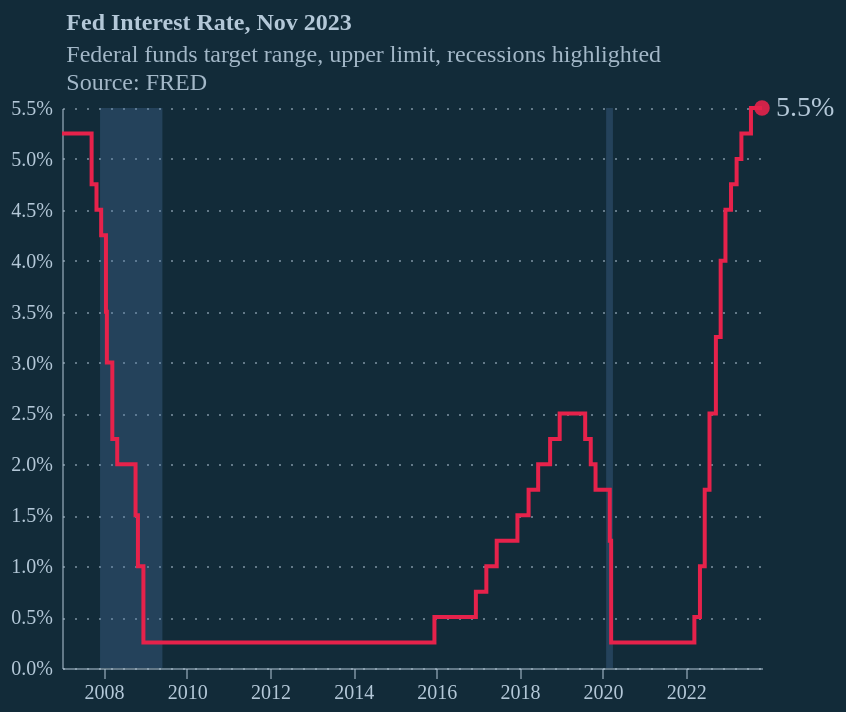

Specify this chart in Vega-Lite:
### Vega-Lite specification from a JSON file in a GitHub repository (floating-point values rounded to 4 significant figures; data arrays with more than 128 entries replaced by an {"elided": "..."} marker saying what was removed)
{"config": {"background": "#122b39", "font": "Circular Std", "axis": {"labelColor": "#b4c8d8", "tickColor": "#b4c8d8", "domainColor": "#b4c8d8", "domainOpacity": 0.5, "title": null}, "axisX": {"grid": false, "labelAngle": 0, "tickCount": 10, "tickOpacity": 0.5}, "axisY": {"gridColor": "#b4c8d8", "gridDash": [1, 5], "gridOpacity": 0.5, "labelPadding": 5, "tickCount": 8, "tickOpacity": 0.5, "ticks": false, "format": "%"}, "line": {"color": "#e6224b"}, "view": {"stroke": null, "continuousWidth": 350, "continuousHeight": 280}, "title": {"anchor": "start", "dx": 24, "fontSize": 12, "subtitleFontSize": 12, "color": "#b4c8d8", "subtitleColor": "#b4c8d8E6", "subtitlePadding": 4, "offset": -1}}, "layer": [{"data": {"name": "data-0946354e1201bf90395e855521b5bb74"}, "mark": {"type": "rect", "opacity": 0.3}, "encoding": {"x": {"field": "Start", "scale": {"clamp": true, "domain": ["2007-01-01T00:00:00", "2023-11-01T00:00:00"]}, "type": "temporal"}, "x2": {"field": "End"}}}, {"data": {"name": "data-463e91f953f366be23fcf31469eff052"}, "mark": {"type": "line", "interpolate": "step-after"}, "encoding": {"x": {"field": "date", "type": "temporal"}, "y": {"field": "value", "type": "quantitative"}}}, {"data": {"name": "data-bdf158d05ed0d3d3f3a4dbea5bbb3834"}, "mark": {"type": "point", "color": "#e6224b", "filled": true, "opacity": 0.9, "size": 60}, "encoding": {"x": {"field": "date", "type": "temporal"}, "y": {"field": "value", "type": "quantitative"}}}, {"data": {"name": "data-bdf158d05ed0d3d3f3a4dbea5bbb3834"}, "mark": {"type": "text", "align": "left", "baseline": "middle", "color": "#b4c8d8", "dx": 7, "dy": 0, "fontSize": 14}, "encoding": {"text": {"field": "value", "format": ".1%", "type": "quantitative"}, "x": {"field": "date", "type": "temporal"}, "y": {"field": "value", "type": "quantitative"}}}], "title": {"text": "Fed Interest Rate, Nov 2023", "subtitle": ["Federal funds target range, upper limit, recessions highlighted", "Source: FRED"], "dx": 28}, "$schema": "https://vega.github.io/schema/vega-lite/v5.8.0.json", "datasets": {"data-0946354e1201bf90395e855521b5bb74": [{"Start": -5823705600000, "End": -5713200000000}, {"Start": -5697475200000, "End": -5555433600000}, {"Start": -5602780800000, "End": -5586969600000}, {"Start": -5476550400000, "End": -5366131200000}, {"Start": -5287334400000, "End": -5208364800000}, {"Start": -5129568000000, "End": -5019062400000}, {"Start": -4971715200000, "End": -4955904000000}, {"Start": -4877107200000, "End": -4671907200000}, {"Start": -4656182400000, "End": -4608835200000}, {"Start": -4561488000000, "End": -4514140800000}, {"Start": -4466793600000, "End": -4419446400000}, {"Start": -4309027200000, "End": -4261680000000}, {"Start": -4214332800000, "End": -4135449600000}, {"Start": -4119724800000, "End": -3977683200000}, {"Start": -3930336000000, "End": -3882988800000}, {"Start": -3857932800000, "End": -3821126400000}, {"Start": -3679084800000, "End": -3629145600000}, {"Start": -3552854400000, "End": -3505507200000}, {"Start": -3447619200000, "End": -3426624000000}, {"Start": -3305664000000, "End": -3221510400000}, {"Start": -3174163200000, "End": -3126816000000}, {"Start": -3037392000000, "End": -2866579200000}, {"Start": -2771884800000, "End": -2671920000000}, {"Start": -2614118400000, "End": -2579817600000}, {"Start": -2508883200000, "End": -2482617600000}, {"Start": -2429827200000, "End": -2385244800000}, {"Start": -2337897600000, "End": -2290550400000}, {"Start": -2227478400000, "End": -2180131200000}, {"Start": -2124921600000, "End": -2064441600000}, {"Start": -1977782400000, "End": -1943481600000}, {"Start": -1893456000000, "End": -1830384000000}, {"Start": -1798761600000, "End": -1738368000000}, {"Start": -1622678400000, "End": -1604361600000}, {"Start": -1577923200000, "End": -1530662400000}, {"Start": -1472860800000, "End": -1435968000000}, {"Start": -1364947200000, "End": -1330732800000}, {"Start": -1275523200000, "End": -1162512000000}, {"Start": -1031011200000, "End": -996796800000}, {"Start": -786240000000, "End": -765331200000}, {"Start": -667958400000, "End": -639100800000}, {"Start": -520819200000, "End": -494553600000}, {"Start": -391910400000, "End": -370915200000}, {"Start": -307756800000, "End": -281318400000}, {"Start": -2678400000, "End": 26265600000}, {"Start": 120960000000, "End": 162864000000}, {"Start": 315532800000, "End": 331257600000}, {"Start": 362793600000, "End": 404956800000}, {"Start": 646790400000, "End": 667785600000}, {"Start": 983404800000, "End": 1004572800000}, {"Start": 1196467200000, "End": 1243814400000}, {"Start": 1580515200000, "End": 1585699200000}], "data-463e91f953f366be23fcf31469eff052": {"elided": "6149 records"}, "data-bdf158d05ed0d3d3f3a4dbea5bbb3834": [{"date": "2023-11-01T00:00:00", "value": 0.055, "year": 2023}]}, "width": 350, "height": 280}
